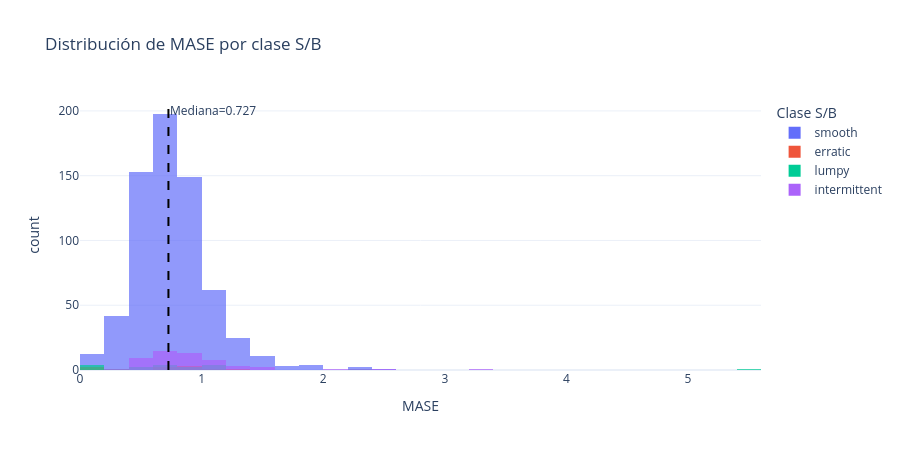

Source (notebook cell):
### Markdown cell above
## 3 — Distribución de MASE

### Code cell
valid = df[df["status"].isin(["ok", "fallback"]) & df["mase"].notna()]

fig = px.histogram(
    valid,
    x="mase",
    color="sb_class",
    nbins=50,
    barmode="overlay",
    opacity=0.7,
    title="Distribución de MASE por clase S/B",
    labels={"mase": "MASE", "sb_class": "Clase S/B"},
    template="plotly_white",
)
fig.add_vline(
    x=float(valid["mase"].median()),
    line_dash="dash",
    line_color="black",
    annotation_text=f"Mediana={valid['mase'].median():.3f}",
)
fig.update_layout(height=450)
fig.show()

### Figure 1 — Plotly figure (JSON) as saved in the notebook; plotly's stock layout.template omitted (floating-point values rounded to 4 significant figures; data arrays with more than 128 entries replaced by an {"elided": "..."} marker saying what was removed)
{"data": [{"bingroup": "x", "hovertemplate": "Clase S/B=smooth<br>MASE=%{x}<br>count=%{y}<extra></extra>", "legendgroup": "smooth", "marker": {"color": "#636efa", "opacity": 0.7, "pattern": {"shape": ""}}, "name": "smooth", "nbinsx": 50, "orientation": "v", "showlegend": true, "type": "histogram", "x": {"elided": "662 float values"}, "xaxis": "x", "yaxis": "y"}, {"bingroup": "x", "hovertemplate": "Clase S/B=erratic<br>MASE=%{x}<br>count=%{y}<extra></extra>", "legendgroup": "erratic", "marker": {"color": "#EF553B", "opacity": 0.7, "pattern": {"shape": ""}}, "name": "erratic", "nbinsx": 50, "orientation": "v", "showlegend": true, "type": "histogram", "x": [0.03986, 0.2389, 0.1409, 0.9158, 0.8088, 0.6544, 0.617, 0.9536, 1.079, 1.346], "xaxis": "x", "yaxis": "y"}, {"bingroup": "x", "hovertemplate": "Clase S/B=lumpy<br>MASE=%{x}<br>count=%{y}<extra></extra>", "legendgroup": "lumpy", "marker": {"color": "#00cc96", "opacity": 0.7, "pattern": {"shape": ""}}, "name": "lumpy", "nbinsx": 50, "orientation": "v", "showlegend": true, "type": "histogram", "x": [0.05914, 0.1365, 0.04743, 0.7528, 0.8015, 0.7332, 1.033, 0.5597, 0.6929, 1.071, 1.114, 0.6683, 5.509, 0.08936, 2.346, 0.3177, 0.8937, 0.487, 1.072], "xaxis": "x", "yaxis": "y"}, {"bingroup": "x", "hovertemplate": "Clase S/B=intermittent<br>MASE=%{x}<br>count=%{y}<extra></extra>", "legendgroup": "intermittent", "marker": {"color": "#ab63fa", "opacity": 0.7, "pattern": {"shape": ""}}, "name": "intermittent", "nbinsx": 50, "orientation": "v", "showlegend": true, "type": "histogram", "x": [0.729, 1.086, 0.9005, 0.6704, 0.4865, 0.3701, 0.661, 0.9274, 0.4458, 1.064, 1.448, 0.504, 1.02, 0.7612, 0.6277, 0.5161, 0.6304, 0.6102, 1.013, 1.013, 2.007, 0.8117, 0.8574, 0.8222, 0.767, 0.8109, 1.006, 1.204, 0.696, 1.307, 0.7447, 0.5965, 0.9532, 0.4435, 0.9969, 0.8982, 1.231, 0.7023, 0.8728, 0.5787, 0.7629, 1.173, 1.135, 0.8319, 3.395, 0.4937, 2.235, 0.4415, 2.547, 0.6898, 0.9071, 0.7637, 1.523, 0.7638, 0.9894], "xaxis": "x", "yaxis": "y"}], "layout": {"annotations": [{"showarrow": false, "text": "Mediana=0.727", "x": 0.7271, "xanchor": "left", "xref": "x", "y": 1, "yanchor": "top", "yref": "y domain"}], "barmode": "overlay", "height": 450, "legend": {"title": {"text": "Clase S/B"}, "tracegroupgap": 0}, "shapes": [{"line": {"color": "black", "dash": "dash"}, "type": "line", "x0": 0.7271, "x1": 0.7271, "xref": "x", "y0": 0, "y1": 1, "yref": "y domain"}], "title": {"text": "Distribución de MASE por clase S/B"}, "xaxis": {"anchor": "y", "domain": [0, 1], "title": {"text": "MASE"}}, "yaxis": {"anchor": "x", "domain": [0, 1], "title": {"text": "count"}}}}
